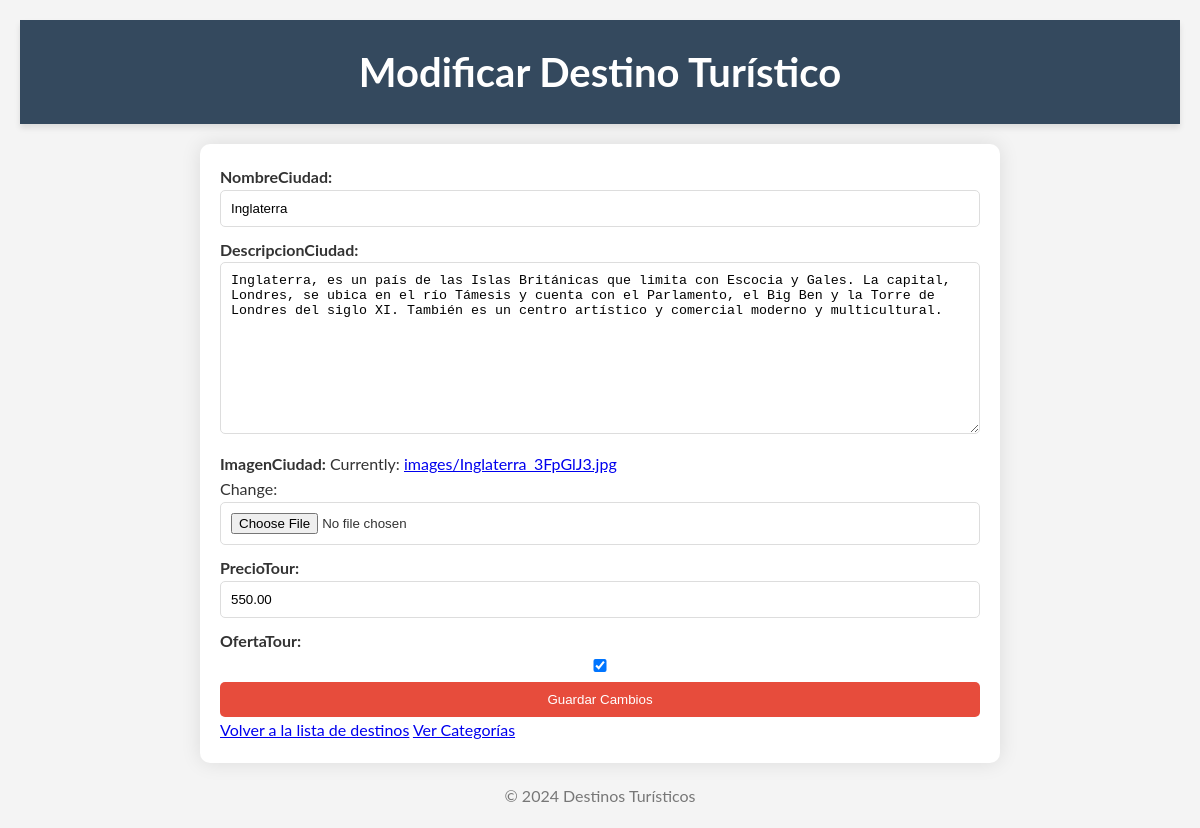
/modificar/1/, run on the app's committed database.
### destinos/models.py (models this page shows, shortened)
class DestinosTuristicos(models.Model):
    nombreCiudad = models.CharField(max_length=100)
    descripcionCiudad = models.TextField()
    imagenCiudad = models.ImageField(upload_to='images/')
    precioTour = models.DecimalField(max_digits=10, decimal_places=2)
    ofertaTour = models.BooleanField(default=False)

### destinos/views.py (the view)
# urls.py: path('modificar/<int:id>/', views.modificar_destino, name='modificar_destino'),
def modificar_destino(request, id):
    destino = DestinosTuristicos.objects.get(id=id)
    if request.method == "POST":
        form = DestinoForm(request.POST, request.FILES, instance=destino)
        if form.is_valid():
            form.save()
            return redirect('listar_destinos')
    else:
        form = DestinoForm(instance=destino)
    return render(request, 'destinos/modificar.html', {'form': form})

### destinos/forms.py
class DestinoForm(forms.ModelForm):
    class Meta:
        model = DestinosTuristicos
        fields = ['nombreCiudad', 'descripcionCiudad', 'imagenCiudad', 'precioTour', 'ofertaTour']

### destinos/templates/destinos/modificar.html (shortened to what this page needs)
<!DOCTYPE html>
<html>
<head>
    {% load static %}
    <link rel="stylesheet" type="text/css" href="{% static 'css/styles.css' %}">
</head>
<body>
    <header>
        <h1>Modificar Destino Turístico</h1>
    </header>
    <main>
        <form method="post" enctype="multipart/form-data">
            {{ form.as_p }}
            <button type="submit">Guardar Cambios</button>
        </form>
        <a href="{% url 'listar_destinos' %}">Volver a la lista de destinos</a>
        <a href="{% url 'listar_categorias' %}">Ver Categorías</a>
    </main>
    <footer>
        <p>&copy; 2024 Destinos Turísticos</p>
    </footer>
</body>
</html>

### destinos/static/css/styles.css (style rules this page uses)
* { margin: 0; padding: 0; box-sizing: border-box; }
body { font-family: 'Lato', sans-serif; background-color: #f4f4f4; color: #333; line-height: 1.6; padding: 20px; }
header { background-color: #34495e; color: #fff; padding: 20px 0; text-align: center; box-shadow: 0 4px 6px rgba(0, 0, 0, 0.1); }
header h1 { margin: 0; font-size: 2.5em; font-weight: 700; }
main { max-width: 800px; margin: 20px auto; padding: 20px; background: #fff; border-radius: 10px; box-shadow: 0 0 20px rgba(0, 0, 0, 0.1); }
form { display: flex; flex-direction: column; }
form label { margin-bottom: 5px; font-weight: bold; }
form input, form textarea, form select { margin-bottom: 10px; padding: 10px; border: 1px solid #ddd; border-radius: 5px; width: 100%; transition: border-color 0.3s ease; }
form button { padding: 10px 20px; background-color: #e74c3c; color: #fff; border: none; border-radius: 5px; cursor: pointer; transition: background-color 0.3s ease, transform 0.3s ease; }
footer { text-align: center; margin-top: 20px; color: #777; }

### data on the page
DestinosTuristicos: nombreCiudad "Inglaterra", descripcionCiudad "Inglaterra, es un país de las Islas Británicas que limita con Escocia y Gales. La capital, Londres, se ubica en el río Támesis y cuenta con el Parlamento, el Big Ben y la Torre de Londres del siglo XI. También es un centro artístico y comercial moderno y multicultural.", precioTour "550.00", ofertaTour "☑"
